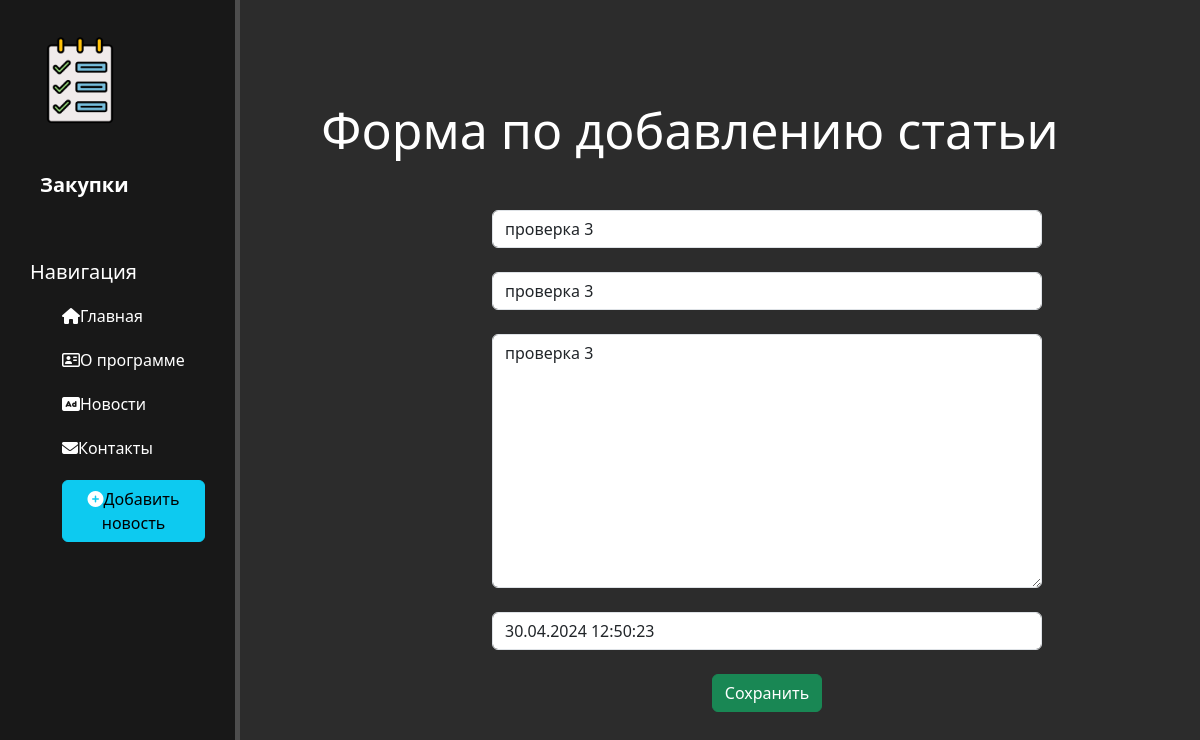
Screenshot of /news/3/update with the database file from the repository.
### news/models.py (models this page shows, shortened)
class Artecles(models.Model):
    title = models.CharField('Название', max_length=50)
    anons = models.CharField('Анонс', max_length=250)
    full_text = models.TextField('Статья')
    date = models.DateTimeField('Дата публикации')
    class Meta:
        verbose_name = 'Новость'
        verbose_name_plural = 'Новости'

### news/views.py (the view)
# urls.py: path('<int:pk>/update', views.NewsUpdateView.as_view(), name='news-update'),
class NewsUpdateView(UpdateView):
    model = Artecles
    template_name = 'news/create.html'
    form_class = ArteclesForm

### news/forms.py
class ArteclesForm(ModelForm):
    class Meta:
        model = Artecles
        fields = ['title', 'anons', 'full_text', 'date']
        widgets = {
            "title": TextInput(attrs={
                'class': 'form-control',
                'placeholder': 'Название статьи'
            }),
            "anons": TextInput(attrs={
                'class': 'form-control',
                'placeholder': 'Анонс статьи'
            }),
            "date": DateTimeInput(attrs={
                'class': 'form-control',
                'placeholder': 'Дата публикации'
        }),
            "full_text": Textarea(attrs={
                'class': 'form-control',
                'placeholder': 'Текст статьи'
            })
        }

### news/templates/news/create.html (shortened to what this page needs)
{% extends 'main/layout.html' %}
{% block content %}
    <div class="features">
        <h1>Форма по добавлению статьи</h1>
        <form method="post">
            {{ form.title }}<br>
            {{ form.anons }}<br>
            {{ form.full_text }}<br>
            {{ form.date }}<br>
            <button class="btn btn-success" type="submit">Сохранить</button>
        </form>
    </div>
{% endblock %}

### main/static/main/css/main.css (style rules this page uses)
:root { --main-color: #ffffff; }
body { background: #2c2c2c; }
main .features { float: left; color: #ffffff; margin-top: 100px; text-align: center; width: 75%; }
main .features h1 { font-size: 50px }
form { margin-left: 28%; width: 550px; margin-top: 50px; }

### rows the page displays
Artecles: title "проверка 3", anons "проверка 3", full_text "проверка 3", date "30.04.2024 12:50:23"
